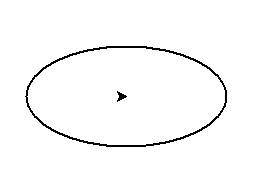

Recreate this plot in Python.
"""
   椭圆的秘密.py
   本程序给海龟模块添加了oval画椭圆命令，
   并且通过修改_undo命令，还能撤销画椭圆。
"""
import time
import turtle

def _oval(self,pos,radius,width=2):
    """以pos为圆心画椭圆"""
    self.goto(pos)
    cv = turtle.getcanvas()
    # 如果是整数或小数，则认为是画圆
    if isinstance(radius,(float,int)):                      
        x0 = pos[0] - radius
        y0 = -pos[1] - radius
        x1 = pos[0] + radius
        y1 = -pos[1] + radius
    elif isinstance(radius,(tuple,list)):
        a = radius[0]
        b = radius[1]
        x0 = pos[0] - a
        y0 = -pos[1] - b
        x1 = pos[0] + a
        y1 = -pos[1] + b
    # 创建椭圆
    item = cv.create_oval(x0,y0,x1,y1,fill='',width=width,
                                 outline=self._pencolor)
    self.items.append(item)
    if self.undobuffer:
       self.undobuffer.push(("oval", item))  # 放在撤销缓存表中名为oval
    cv.update()
    return item

def _undo(self,action,data):
    """undo命令所执行的操作，最后面的elif是自己扩展的
    """
    if self.undobuffer is None:
        return
    if action == "rot":
        angle, degPAU = data
        self._rotate(-angle*degPAU/self._degreesPerAU)
        dummy = self.undobuffer.pop()
    elif action == "stamp":
        stitem = data[0]
        self.clearstamp(stitem)
    elif action == "go":
        self._undogoto(data)
    elif action in ["wri", "dot"]:
        item = data[0]
        self.screen._delete(item)
        self.items.remove(item)
    elif action == "dofill":
        item = data[0]
        self.screen._drawpoly(item, ((0, 0),(0, 0),(0, 0)),
                              fill="", outline="")
    elif action == "beginfill":
        item = data[0]
        self._fillitem = self._fillpath = None
        if item in self.items:
            self.screen._delete(item)
            self.items.remove(item)
    elif action == "pen":
        TPen.pen(self, data[0])
        self.undobuffer.pop()
    elif action =='oval':            # 如果动作是oval那么删除椭圆 
        item = data[0]
        self.screen._delete(item)
        
turtle.RawTurtle.oval = _oval        # 增加画椭圆的方法
turtle.RawTurtle._undo = _undo       # 修改了_undo方法

tom = turtle.Turtle()
tom.speed(0)
tom.screen.delay(0)

for x in range(-100,100):
    tom.clear()
    tom.oval((x,x),(100,50))    
    time.sleep(0.01)

tom.screen.mainloop()
